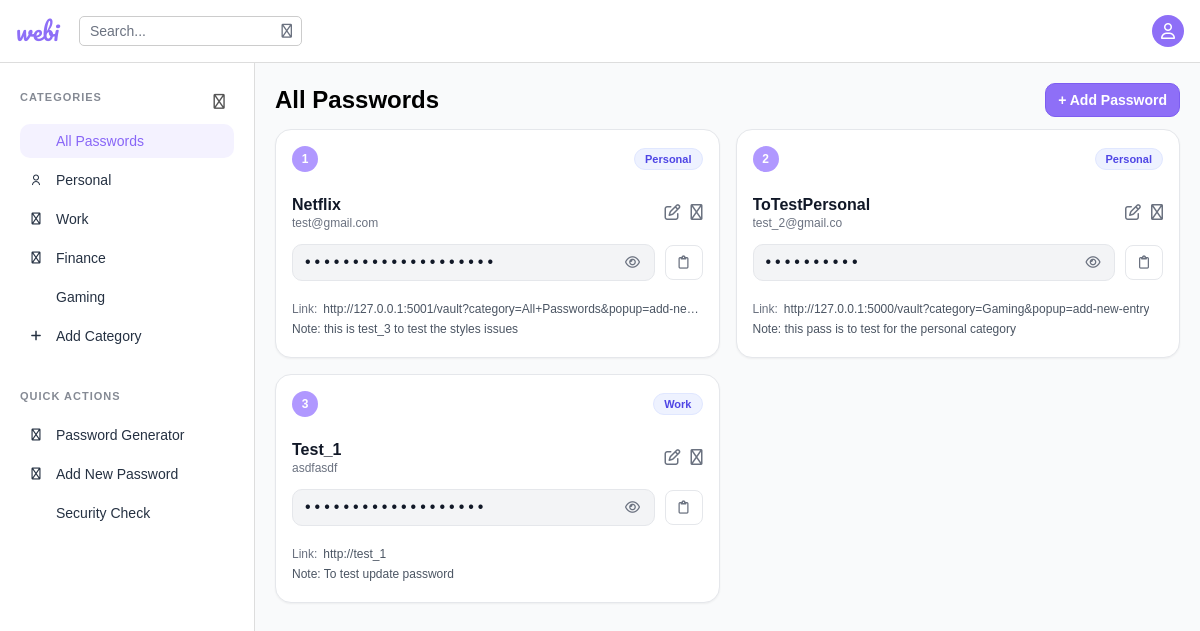
The page /vault (signed in) on the database its author committed.
### tables this page shows
CREATE TABLE passwords (id INTEGER PRIMARY KEY AUTOINCREMENT, site_name TEXT NOT NULL, site_username TEXT NOT NULL, site_password TEXT NOT NULL, url TEXT, notes TEXT, category TEXT NOT NULL DEFAULT 'Personal', user_id INTEGER NOT NULL DEFAULT 1);

### views.py (the view, shortened to what this page needs)
@views.route('/vault', methods=['GET', 'POST'])
def vault():
    if 'user_id' not in session:
        return redirect(url_for('views.login'))
    conn = get_db_connection()
    user = conn.execute(
        "SELECT master_password_hash FROM users WHERE id = ?",
        (session['user_id'],)
    ).fetchone()
    if (
        user and user['master_password_hash'] and
        not session.get('master_verified')
    ):
        conn.close()
        return redirect(url_for('views.master_verify'))
    user_id = session.get('user_id')
    user_email = session.get('email')
    user_name = session.get('name')
    def _display_name_from_email(email: str) -> str:
        if not email:
            return 'User'
        local = email.split('@')[0]
        for ch in ['.', '_', '-']:
            local = local.replace(ch, ' ')
        return ' '.join(w.capitalize() for w in local.split()) or 'User'
    display_name = (
        (user_name or '').strip() or _display_name_from_email(user_email)
    )
    default_categories = [
        'All Passwords', 'Personal', 'Work', 'Finance', 'Gaming'
    ]
    user_categories = conn.execute(
        "SELECT name FROM categories WHERE user_id = ? ORDER BY name ASC",
        (user_id,)
    ).fetchall()
    custom_categories = [row['name'] for row in user_categories]
    if 'category' in request.args:
        category = request.args.get('category', 'All Passwords')
        session['selected_category'] = category
    else:
        category = session.get('selected_category', 'All Passwords')
    popup_type = request.args.get('popup')
    show_password_generator_popup = popup_type == 'password-generator'
    show_new_entry_popup = popup_type == 'add-new-entry'
    show_edit_entry_popup = popup_type == 'edit-entry'
    show_add_category_popup = popup_type == 'add-category'
    show_security_check_popup = popup_type == 'security-check'
    edit_password_id = request.args.get('id')
    show_password = request.args.get('show_password') == 'true'
    password_length = int(request.args.get('length', 12))
    include_uppercase = request.args.get('uppercase', 'true').lower() == 'true'
    include_lowercase = request.args.get('lowercase', 'true').lower() == 'true'
    include_numbers = request.args.get('numbers', 'true').lower() == 'true'
    include_symbols = request.args.get('symbols', 'true').lower() == 'true'
    if not any([include_uppercase, include_lowercase,
                include_numbers, include_symbols]):
        include_uppercase = True
        include_lowercase = True
        include_numbers = True
        include_symbols = True
    password_length = max(8, min(32, password_length))
    generated_password = ""
    edit_password_data = None
    if show_edit_entry_popup and edit_password_id:
        edit_password_data = conn.execute(
            "SELECT * FROM passwords WHERE id = ?",
            (edit_password_id,)
        ).fetchone()
    if category == "All Passwords":
        current_passwords = conn.execute(
            "SELECT * FROM passwords WHERE user_id = ? ORDER BY id DESC",
            (user_id,)
        ).fetchall()
    else:
        current_passwords = conn.execute(
            "SELECT * FROM passwords "
            "WHERE user_id = ? AND category = ? ORDER BY id DESC",
            (user_id, category)
        ).fetchall()
    conn.close()
    return render_template(
        'vault.html',
        category=category,
        default_categories=default_categories,
        custom_categories=custom_categories,
        show_password_generator_popup=show_password_generator_popup,
        show_new_entry_popup=show_new_entry_popup,
        show_edit_entry_popup=show_edit_entry_popup,
        show_add_category_popup=show_add_category_popup,
        show_security_check_popup=show_security_check_popup,
        edit_password_data=edit_password_data,
        edit_password_id=edit_password_id,
        show_password=show_password,
        password_length=password_length,
        generated_password=generated_password,
        include_uppercase=include_uppercase,
        include_lowercase=include_lowercase,
        include_numbers=include_numbers,
        include_symbols=include_symbols,
        passwords=current_passwords,
        user_email=user_email,
        display_name=display_name
    )

### views.py (called while the page is built)
@views.before_app_request
def enforce_idle_timeout():
    from datetime import datetime, timedelta
    if 'user_id' in session:
        now = datetime.utcnow()
        started = session.get('start_time')
        try:
            started_dt = (
                datetime.fromisoformat(started)
                if isinstance(started, str) else None
            )
        except Exception:
            started_dt = None
        timeout = timedelta(minutes=20)
        try:
            from flask import current_app
            timeout = current_app.config.get(
                'PERMANENT_SESSION_LIFETIME', timeout
            )
        except Exception:
            pass
        if started_dt and (now - started_dt) > timeout:
            session.clear()

### templates/vault.html (shortened to what this page needs)
<!DOCTYPE html>
<html lang="en">
  <head>
    <link
      rel="stylesheet"
      href="{{ url_for('static', filename='style.css') }}"
    />
    <link
      rel="stylesheet"
      href="https://site-assets.fontawesome.com/releases/v6.7.2/css/all.css"
    />
    <link
      rel="stylesheet"
      href="https://cdnjs.cloudflare.com/ajax/libs/remixicon/4.6.0/remixicon.min.css"
    />
  </head>
  <body class="vault_page">
    <div class="top_part">
      <div class="top-left">
        <a class="logo-page2">webi</a>
        <div class="search-bar">
          <input type="text" id="vault-search" placeholder="Search..." aria-label="Search saved passwords"/>
        </div>
      </div>
      <div class="top-right">
        <div class="profile-wrapper">
          <div class="profile-avatar" id="profileButton" aria-haspopup="true" aria-expanded="false">
            <i class="fa-regular fa-user"></i>
          </div>
        </div>
      </div>
    </div>
    <div class="sidebar" id="sidebar" aria-hidden="false">
      <div class="sidebar-content">
        <div class="sidebar-header">
          <div class="sidebar_titles">Categories</div>
          <button class="icon-button sidebar-toggle" id="sidebarToggle" aria-label="Collapse sidebar">
            <i class="fa-regular fa-bars"></i>
          </button>
        </div>
        <a href="{{url_for('views.vault', category='All Passwords')}}">
          <div class="sidebar-text {%if category == 'All Passwords'%}active{% endif %}">
            <span>All Passwords</span>
          </div>
        </a>
        {% for c in default_categories if c != 'All Passwords' %}
          <a href="{{ url_for('views.vault', category=c) }}">
            <div class="sidebar-text {% if category == c %}active{% endif %}">
              {% if c == 'Personal' %}
                <i class="ri-user-line"></i>
              {% elif c == 'Work' %}
                <i class="fa-regular fa-briefcase"></i>
              {% elif c == 'Finance' %}
                <i class="fa-regular fa-wallet"></i>
              {% elif c == 'Gaming' %}
                <i class="fa-regular fa-gamepad-modern"></i>
              {% else %}
                <i class="fa-regular fa-folder"></i>
              {% endif %}
              <span>{{ c }}</span>
            </div>
          </a>
        {% endfor %}
        <a href="{{ url_for('views.vault', category=category, popup='add-category') }}">
        <div class="sidebar-text">
          <i class="fa-solid fa-plus"></i>
          <span>Add Category</span>
        </div>
        </a>
        <hr class="invisible-divider" />
        <div class="sidebar_titles">Quick Actions</div>
        <a href="{{ url_for('views.vault', category=category, popup='password-generator') }}">
          <div class="sidebar-text" id="password-generator-btn">
            <i class="fa-regular fa-key"></i>
            <span>Password Generator</span>
          </div>
        </a>
        <a href="{{ url_for('views.vault', category=category, popup='add-new-entry') }}">
          <div class="sidebar-text">
            <i class="fa-regular fa-circle-plus"></i>
            <span>Add New Password</span>
          </div>
        </a>
        <a href="{{ url_for('views.vault', category=category, popup='security-check') }}">
          <div class="sidebar-text">
            <span>Security Check</span>
          </div>
        </a>
      </div>
    </div>
    <div class="main-content">
      <div class="content-header">
        <div class="content-title">
          {% if category == 'All Passwords' %}
            <h2>All Passwords</h2>
          {% else %}
            <h2>{{ category }} Passwords</h2>
          {% endif %}
        </div>
        <a class="add-password-btn" href="{{ url_for('views.vault', category=category, popup='add-new-entry') }}" title="Add a new password">+ Add Password</a>
      </div>
      {% if passwords %}
        <div class="password-list password-grid">
          {% for password in passwords %}
            {% set plen = password.site_password|length %}
            <div class="password-card">
              <div class="card-row first-row">
                <span class="index-dot">{{ loop.index }}</span>
                <span class="category-chip">{{ password['category'] }}</span>
              </div>
              <div class="card-row second-row">
                <div class="title-block">
                  <div class="site-title">{{ password.site_name }}</div>
                  <div class="site-subtitle">{{ password.site_username }}</div>
                </div>
                <div class="card-actions">
                  <a href="{{ url_for('views.vault', category=category, popup='edit-entry', id=password['id']) }}" title="Edit"><i class="fa-regular fa-pen-to-square"></i></a>
                  <a class="btn-delete" href="{{ url_for('views.delete_password', id=password['id'], category=category) }}" title="Delete" onclick="return confirm('Are you sure you want to delete this password?');"><i class="fa-regular fa-trash"></i></a>
                </div>
              </div>
              <div class="card-row third-row">
                <div class="password-secret" data-password="{{ password.site_password|e }}">
                  <span class="pw-dots">{{ "•" * plen }}</span>
                  <button type="button" class="pw-visibility-btn" aria-label="Show password">
                    <i class="fa-regular fa-eye"></i>
                  </button>
                </div>
                <button type="button" class="copy-btn-card" aria-label="Copy password">
                  <i class="fa-regular fa-clipboard"></i>
                </button>
              </div>
              <div class="card-row fourth-row">
                {% if password['url'] %}
                  <div class="link-line">
                    <span class="link-label">Link:</span>
                    <a class="link-text" href="{{ password['url']|e }}" target="_blank" rel="noopener noreferrer">{{ password['url'] }}</a>
                  </div>
                {% else %}
                  <div class="link-line"><span class="link-label"></span><span class="link-text"></span></div>
                {% endif %}
              </div>
              <div class="card-row fifth-row">
                {% if password['notes'] %}
                  <div class="notes-text">Note: {{ password['notes'] }}</div>
                {% else %}
                  <div class="notes-text"></div>
                {% endif %}
              </div>
            </div>
          {% endfor %}
        </div>
      {% else %}
        <p>No passwords saved in this category yet. <a href="{{ url_for('views.vault', category=category, popup='add-new-entry') }}">Add your first password entry!</a></p>
      {% endif %}
    </div>
  </body>
</html>

### rows shown on the page
passwords: category "Personal", site_name "Netflix", site_username "test@gmail.com", value "••••••••••••••••••••", url "http://127.0.0.1:5001/vault?category=All+Passwords&popup=add-ne…", notes "this is test_3 to test the styles issues"
passwords: category "Personal", site_name "ToTestPersonal", site_username "test_2@gmail.co", value "••••••••••", url "http://127.0.0.1:5000/vault?category=Gaming&popup=add-new-entry", notes "this pass is to test for the personal category"
passwords: category "Work", site_name "Test_1", site_username "asdfasdf", value "•••••••••••••••••••", url "http://test_1", notes "To test update password"

### other values the page prints
{{ c }} "Personal" "Work" "Finance" "Gaming"
